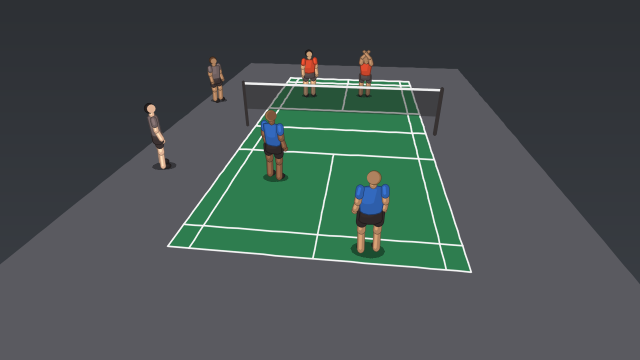
#> input picture samples/synthetic/badminton/doubles/keyframe.png, 640 x 360 px; its folder holds only this picture in this run
$ python -i templatefit.py   (imports and definitions only)
#> lines starting #> are read from the running program, lines starting #| are printed output that depends on the picture; after the words box and inside, x2 and y2 are one past the last pixel; in counts of white or black regions, pixels touching at a corner belong together
#> further down, picture is the input picture: shape (360, 640, 3); mean B, G, R 80.6, 82.2, 71
"""Fit the sport's court template to the painted lines — classic CV, no model.

D-23's second attempt. The vision model reads a picture well and a ruler badly, so it
never got a corner within 20 px on the panoramic corpus. This module never asks it
anything: it finds the painted lines, builds every quadrilateral two pairs of them can
make, matches each one to a rectangle the *template* knows about (the court outline, the
key, the kitchen box, ...) and keeps the homography under which the whole template —
every sideline, arc and service line — lands on painted pixels.

The pipeline, in the order the functions appear:

1. `line_mask` — a pixel is on a line when it is brighter (or darker, or more saturated)
   than what sits `tau` px away on BOTH sides. That two-sided test is what separates a
   3 px painted line from a wall, a shadow edge or a bleacher; a plain top-hat lights up
   a quarter of the frame. Components shorter than 40 px are dropped.
2. `distance_map` — the same mask as a distance transform, which is what scoring reads.
3. `segments` + `merge_collinear` — Hough, then collinear fragments folded into one
   infinite line each. Panorama lines are curved, so a long line fragments; merging
   with a loose offset tolerance puts the pieces back together.
4. `quads` — every convex quadrilateral made by two pairs of lines, pruned to the ones
   that cover enough of the frame and whose four edges are actually painted.
5. `score` — project every template line, sampled every 10 cm, and sum
   `exp(-d^2/2*sigma^2)` over the samples that land in frame.
6. `fit` — the best scoring (quad, rectangle, corner assignment), then coordinate
   descent on the four corners.

Lens (D-25's one-parameter division model): `fit(..., k1=...)` builds its lines and
quads in UNDISTORTED pixels — where a barrelled court edge is straight again — but every
read of the mask goes back through `distortion.distort_points` to the SOURCE frame. So
there is one mask, one distance map and one score for every `k1`, and scores at different
`k1` are the same measurement. (The first cut redrew a straightened mask per `k1` and
rescaled it by `1 + k1` to keep it on the canvas; at `k1 = -0.65` that shrank the court
to a third and the true fit scored 0.000.)

ponytail: no vanishing-point RANSAC to split the lines into two families. With 30 lines
there are only ~95k pair-of-pairs to enumerate and numpy prunes them in under a second,
and a family split is exactly the thing that breaks on a panorama, where a baseline and
the far sideline can share an image direction.
"""

from __future__ import annotations

from dataclasses import dataclass
from itertools import combinations

import cv2
import numpy as np

from . import distortion
from .profiles import CourtTemplate

#: L/S-channel contrast a pixel needs over BOTH flanks to count as line paint.
LINE_DELTA = 14
#: Connected components shorter than this (longest bbox side) are not lines.
MIN_COMPONENT_PX = 40
#: Scoring kernel width: a template sample this far from paint is worth 1/e.
SIGMA_PX = 4.0
#: Merged lines kept for the quad search — the longest ones, by supporting pixels.
MAX_LINES = 30
#: Quads handed to the (much more expensive) template scorer.
MAX_QUADS = 1200
#: Template rectangles tried as the matched quad, court outline first.
MAX_RECTS = 12
#: A quad must cover this fraction of the frame. Kills the thousands of slivers.
MIN_AREA_FRAC = 0.15
#: ...and no quad edge shorter than this fraction of the long side: that is a triangle.
MIN_EDGE_FRAC = 0.05
#: Template line sampling, and the cap on how many samples the scorer carries.
SAMPLE_M = 0.1
MAX_SAMPLES = 2400
#: A fit that puts less than this of the template in frame is not scored at all, and
#: one that puts less than `FULL_COVER_FRAC` in frame is discounted proportionally —
#: otherwise the best fit is always the one that shrinks the court onto one bright line.
MIN_INFRAME_FRAC = 0.30
FULL_COVER_FRAC = 0.60
#: Corner refinement: pixel steps, tried in this order until nothing improves. The lens
#: search starts bigger: its seeds are further off (a quad at the wrong `k1`).
REFINE_STEPS = (8, 4, 2, 1)
LENS_REFINE_STEPS = (32, 16, 8, 4, 2, 1)
#: Candidates are first scored against this many template samples, and only the best
#: `RESCORE` of each order are scored in full: the full pass over ~30k candidates was
#: most of `fit`'s time.
COARSE_SAMPLES = 600
RESCORE = 128
#: `covered` counts painted pixels in cells this big.
COVER_CELL_PX = 4
#: Cap on one sample's image-arc weight, so a single huge jump cannot carry a fit.
MAX_STEP_PX = 40.0
#: Hardest perspective a court camera is allowed to have (near edge : far edge).
MAX_SQUASH = 8.0
#: Two fits are "the same answer" when every corner is within this many pixels.
SAME_FIT_PX = 20.0
#: Letterbox detection: a row/column is picture when this fraction of it is brighter
#: than `BAR_LEVEL`. A 16:9 export of a 4:3 action cam has black bars whose edges are the
#: two longest straight "lines" in the frame.
BAR_LEVEL = 40
BAR_FRAC = 0.05
#: Corner refinement moves `k1` by this much per pixel of corner step (8 px -> 0.04).
K1_PER_PX = 0.005
#: Focal lengths a court camera can have, as multiples of the frame width (118 deg to
#: 9.5 deg horizontal field of view in undistorted pixels), and the grid `physical`
#: searches them on.
FOCAL_RANGE = (0.3, 6.0)
FOCAL_STEPS = 48


@dataclass
class Fit:
    """One scored homography and where it came from."""

    h_inv: np.ndarray  # metres -> UNDISTORTED pixels (plain pixels when k1 == 0)
    corners_px: np.ndarray  # (4, 2) the matched quad in SOURCE pixels, rectangle order
    rect_m: np.ndarray  # (4, 2) which template rectangle those corners are
    score: float  # fraction of the in-frame template on paint: the quality gate
    inframe_frac: float
    k1: float = 0.0
    explained_px: float = 0.0  # source pixels of template line on paint (lens refine)
    covered_px: float = 0.0  # the same, each painted pixel counted once (the lens rank)


Box = tuple[int, int, int, int]  # x0, y0, x1, y1 of the picture, in source pixels


def content_box(frame_bgr: np.ndarray) -> Box:
    """The picture inside any letterbox or pillarbox bars."""
    lit = frame_bgr.max(axis=2) > BAR_LEVEL
    rows = np.flatnonzero(lit.mean(axis=1) > BAR_FRAC)
    cols = np.flatnonzero(lit.mean(axis=0) > BAR_FRAC)
    h, w = lit.shape
    if not len(rows) or not len(cols):
        return 0, 0, w, h
    return int(cols[0]), int(rows[0]), int(cols[-1]) + 1, int(rows[-1]) + 1


# [72 lines left out: functions physical, to_source, covered, not called in this run]


# --------------------------------------------------------------------------- the mask


def _ridge(channel: np.ndarray, tau: int, delta: int) -> np.ndarray:
    """Pixels that stand `delta` above what is `tau` px away on both sides, either axis."""
    ch = channel.astype(np.int16)
    out = np.zeros(ch.shape, np.uint8)
    for axis in (0, 1):
        flank = np.maximum(np.roll(ch, tau, axis=axis), np.roll(ch, -tau, axis=axis))
        out |= (ch - flank > delta).astype(np.uint8)
    return out


def line_mask(
    frame_bgr: np.ndarray, *, delta: int = LINE_DELTA, min_len: int = MIN_COMPONENT_PX
) -> np.ndarray:
    """Court paint: bright lines, dark lines and coloured lines, thinned by length."""
#> called with delta = 14, min_len = 40
    tau = max(3, round(0.004 * max(frame_bgr.shape[:2])))
#> tau = 3
    blur = cv2.GaussianBlur(frame_bgr, (3, 3), 0)
    lightness = cv2.cvtColor(blur, cv2.COLOR_BGR2LAB)[:, :, 0]
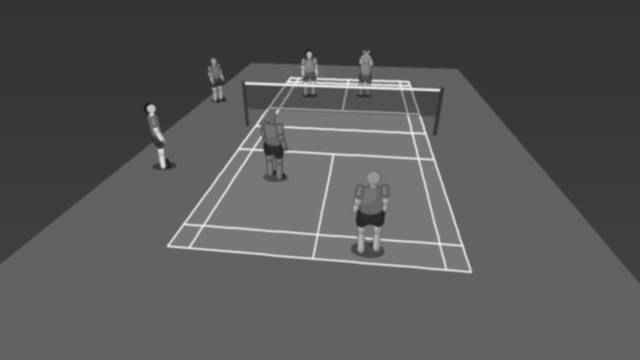
#> lightness: shape (360, 640); min 30, max 235, mean 86.5
    saturation = cv2.cvtColor(blur, cv2.COLOR_BGR2HSV)[:, :, 1]
    raw = (
        _ridge(lightness, tau, delta)
        | _ridge(255 - lightness, tau, delta)  # dark lines on a pale gym floor
        | _ridge(saturation, tau, delta)  # blue/red lines on a pale gym floor
    )
#> the loop in _ridge, `for axis in (0, 1):` made 2 passes
#> pass 1, in _ridge, `out |= (ch - flank > delta).astype(np.uint8)`:
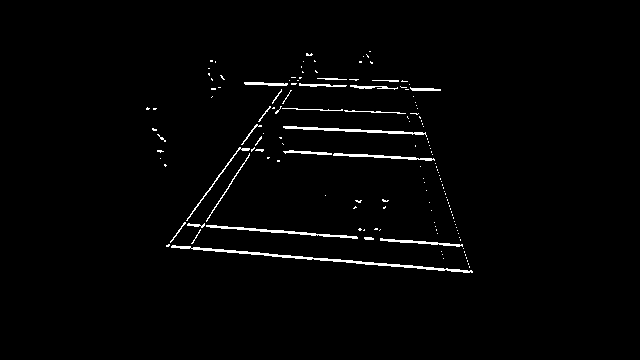
#> out: shape (360, 640); values 0 (black) and 1 (white), 1.7% white in thin lines or dots, all inside (x1, y1, x2, y2) = (146, 51, 473, 273)
#> call 2 of _ridge, with tau = 3, delta = 14
#> in _ridge (call 2), `ch = channel.astype(np.int16)`:
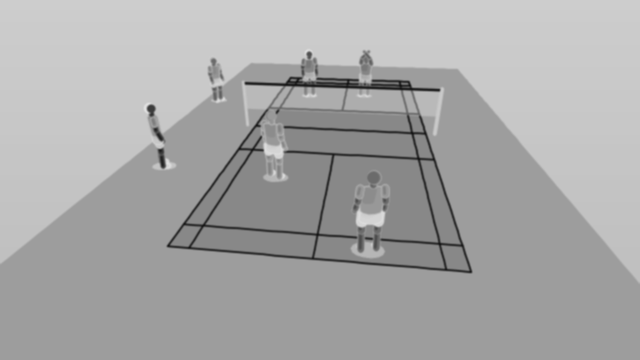
#> ch: shape (360, 640) int16; min 20, max 225, mean 168.5
#> the loop in _ridge (call 3), `for axis in (0, 1):` made 2 passes
#> pass 1, in _ridge (call 3), `flank = np.maximum(np.roll(ch, tau, axis=axis), np.roll(ch, -tau, axis..`:
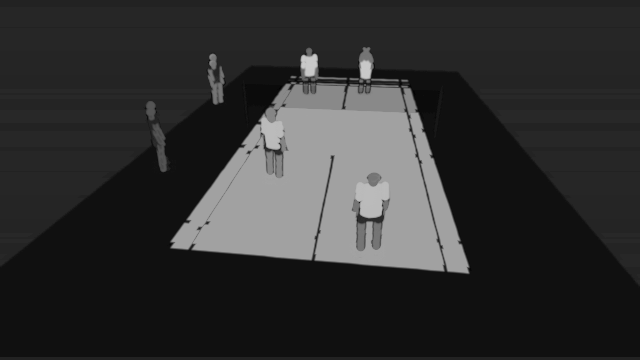
#> flank: shape (360, 640) int16; min 2, max 201, mean 48.1
#> raw: shape (360, 640); values 0 (black) and 1 (white), 3.3% white in thin lines or dots, all inside (x1, y1, x2, y2) = (144, 50, 640, 283)
    # The bar edges are ridges too (JPEG ringing), and the longest lines in the frame.
    x0, y0, x1, y1 = content_box(frame_bgr)
#> in content_box, `lit = frame_bgr.max(axis=2) > BAR_LEVEL`:
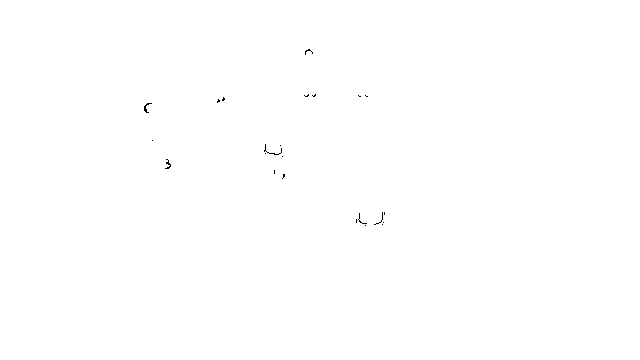
#> lit: shape (360, 640) bool; 99.9% white; black in thin lines or dots, all inside (x1, y1, x2, y2) = (144, 49, 385, 226)
#> in content_box, `rows = np.flatnonzero(lit.mean(axis=1) > BAR_FRAC)`: rows = 360 values from 0 to 359
#> in content_box, `cols = np.flatnonzero(lit.mean(axis=0) > BAR_FRAC)`: cols = 640 values from 0 to 639
#> x0 = 0; y0 = 0; x1 = 640; y1 = 360
    if (x0, y0, x1, y1) != (0, 0, raw.shape[1], raw.shape[0]):
        keep = np.zeros_like(raw)
        keep[y0 + tau + 1 : y1 - tau - 1, x0 + tau + 1 : x1 - tau - 1] = 1
        raw &= keep
    count, labels, stats, _ = cv2.connectedComponentsWithStats(raw, 8)
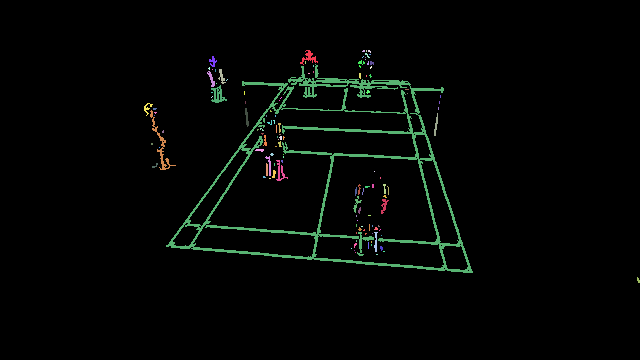
#> labels: shape (360, 640) int32; 127 distinct labels, from 0 to 126; one colour per label, 0 black
#> count = 127; stats = 127 rows, first 6: [0, 0, 640, 360, 222777], [300, 50, 18, 15, 96], [362, 50, 3, 2, 5], [366, 50, 1, 2, 2], [368, 50, 3, 3, 6], [365, 53, 5, 5, 10]
    if count < 2:
        return raw * 255
    long_enough = np.maximum(stats[:, cv2.CC_STAT_WIDTH], stats[:, cv2.CC_STAT_HEIGHT]) >= min_len
    long_enough[0] = False
    return (long_enough[labels] * 255).astype(np.uint8)
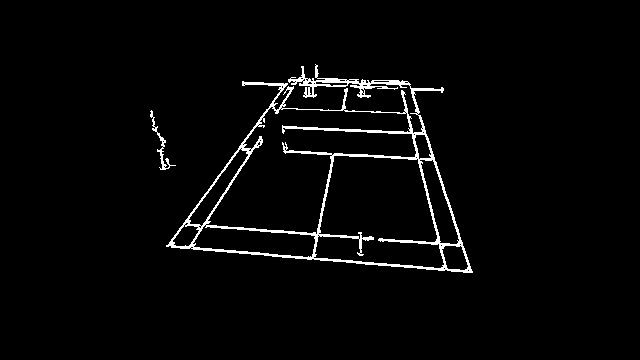
#> returned value: shape (360, 640); 2.7% white in thin lines or dots, all inside (x1, y1, x2, y2) = (150, 64, 473, 273)


def distance_map(mask: np.ndarray) -> np.ndarray:
    """Pixel distance to the nearest line pixel."""
    return cv2.distanceTransform(255 - mask, cv2.DIST_L2, 3)


# -------------------------------------------------------------------------- the lines


# [8 lines left out: function segments, not called in this run]


@dataclass
class Lines:
    """Infinite lines with the extent and pixel support that produced them."""

    point: np.ndarray  # (N, 2) a point on the line
    direction: np.ndarray  # (N, 2) unit direction
    span: np.ndarray  # (N, 2) min/max parameter along `direction` of the support
    support: np.ndarray  # (N,) total supporting segment length

    def __len__(self) -> int:
        return len(self.point)


# [686 lines left out: functions merge_collinear, longest, intersections, quads, _edge_support, template_segments and 14 more, not called in this run]

>>> import cv2
>>> picture = cv2.imread('../../samples/synthetic/badminton/doubles/keyframe.png')
>>> result = line_mask(picture)
